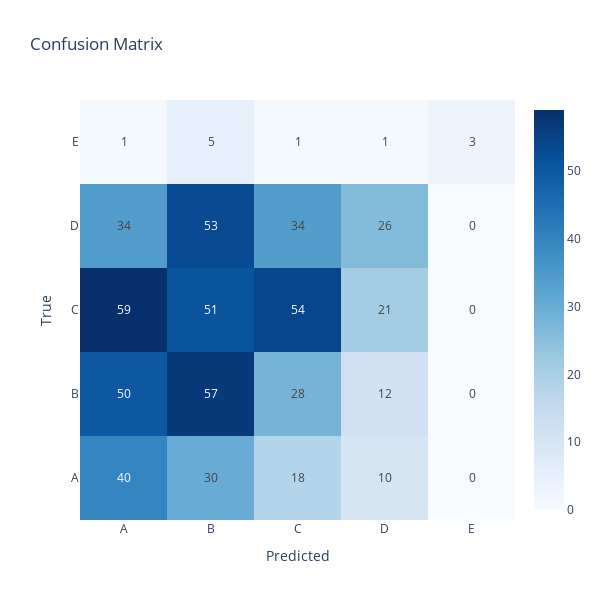

Here is the notebook cell this chart was saved with:
### Markdown cell above
Show a confusion matrix.

A confusion matrix is a table that is used to evaluate the performance of a classification model.
It shows the number of correct and incorrect predictions for each class.

On Y we have the true labels and on X we have the predicted labels.

### Code cell
from sklearn.metrics import confusion_matrix
import plotly.graph_objects as go
import numpy as np

def show_confusion_matrix(df):
    # Extract true and predicted labels
    y_true = df['right_answer'].tolist()
    y_pred = df['pred'].tolist()

    # Get unique labels in sorted order
    labels = sorted(list(set(y_true + y_pred)))

    # Create confusion matrix
    cm = confusion_matrix(y_true, y_pred, labels=labels)

    # Create heatmap using plotly
    fig = go.Figure(data=go.Heatmap(
        z=cm,
        x=labels,
        y=labels,
        text=cm,
        texttemplate="%{text}",
        textfont={"size": 12},
        hoverongaps=False,
        colorscale='Blues'
    ))

    fig.update_layout(
        title='Confusion Matrix',
        xaxis_title='Predicted',
        yaxis_title='True',
        width=600,
        height=600
    )

    fig.show()

show_confusion_matrix(answers_df)

### Figure 1 — Plotly figure (JSON) as saved in the notebook; plotly's stock layout.template omitted (floating-point values rounded to 4 significant figures)
{"data": [{"colorscale": [[0, "rgb(247,251,255)"], [0.125, "rgb(222,235,247)"], [0.25, "rgb(198,219,239)"], [0.375, "rgb(158,202,225)"], [0.5, "rgb(107,174,214)"], [0.625, "rgb(66,146,198)"], [0.75, "rgb(33,113,181)"], [0.875, "rgb(8,81,156)"], [1, "rgb(8,48,107)"]], "hoverongaps": false, "text": [[40, 30, 18, 10, 0], [50, 57, 28, 12, 0], [59, 51, 54, 21, 0], [34, 53, 34, 26, 0], [1, 5, 1, 1, 3]], "textfont": {"size": 12}, "texttemplate": "%{text}", "type": "heatmap", "x": ["A", "B", "C", "D", "E"], "y": ["A", "B", "C", "D", "E"], "z": [[40, 30, 18, 10, 0], [50, 57, 28, 12, 0], [59, 51, 54, 21, 0], [34, 53, 34, 26, 0], [1, 5, 1, 1, 3]]}], "layout": {"height": 600, "title": {"text": "Confusion Matrix"}, "width": 600, "xaxis": {"title": {"text": "Predicted"}}, "yaxis": {"title": {"text": "True"}}}}
